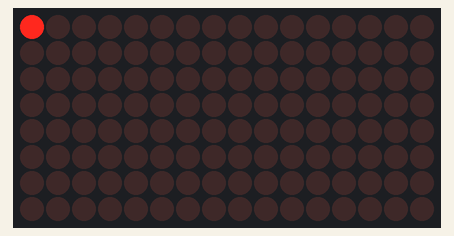
Simulated run of this sketch. Board: Arduino Uno, built with avr-gcc and run on an emulated ATmega328P. On the bench: 16×8 LED matrix.

Above: at 0.1 s.
At 1.1 s:
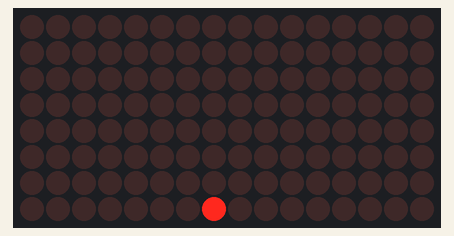

The sketch:

Video_Let_dot_matrix_1.ino
```cpp
// Kelompok
// Isep Lutpi Nur [2113191079]
// Farhan Aziz [2113191097]
// Muhammad Bayu Ramdhani [2113191081]
// Muhammad Taufik Ali [2113191067]
#include "LedControl.h"

LedControl lc=LedControl(12, 11, 10, 2); // urutannya > DIN, CLK, CS NRDEV

// waktu tunggu yang dideklarasikan variable global
unsigned long waktutunggu = 50;

int col;
int row;
int address;
int devices;
void setup() {
  // jumlah perangkat yang telah dirangkai antara arduino dengan dot matrix
  devices=lc.getDeviceCount();

  // inisialisasi semua perangkat (didalam void loop)
  address = 0; // jika sudah pasti hanya 1 buah device
  // IC MAX72XX berada dalam mode sleep saat startup
  lc.shutdown(address, false);
  // Atur kecerahan ke tingkat menengah
  lc.setIntensity(address, 2);
  // Kosongkan data di dotmatrix (clear display)
  lc.clearDisplay(address);
}

void loop() {
  devices = lc.getDeviceCount();
  address = 0; // jika sudah pasti hanya 1 buah device
  row = 0;
  col = 0;
  lc.setLed(address, row, col, true);
  delay(1000);
  lc.setLed(address, row, col, false);

  row = 7;
  col = 7;
  lc.setLed(address, row, col, true);
  delay(1000);
  lc.setLed(address, row, col, false);
}
```

Measured:
- by itself, everything shown: repeats every 2.0 s, in 3 steps
- what the display in image 1 shows lasts 1.0 s, from 1.0 s to 2.0 s
